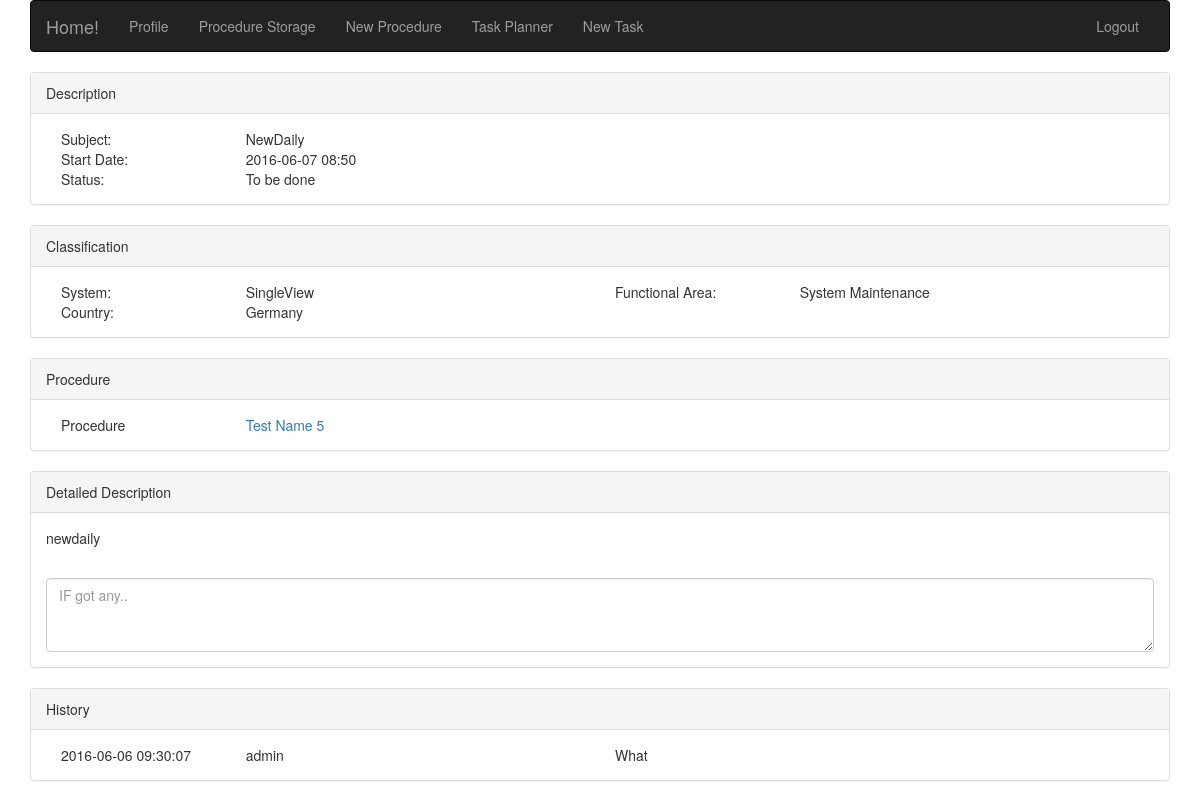
Page /task.php?taskid=29 (signed in) on the committed database.
### tables this page shows
CREATE TABLE IF NOT EXISTS `tasklist` (
  `tasklistid` int(11) NOT NULL,
  `taskid` int(11) NOT NULL,
  `taskname` varchar(250) NOT NULL,
  `tlistfulldate` date NOT NULL,
  `tlisttime` time NOT NULL,
  `tlistsystem` int(11) NOT NULL,
  `tlistcountry` int(11) NOT NULL,
  `tlistfuncarea` int(11) NOT NULL,
  `tliststate` int(11) NOT NULL,
  `tlistprocedure` int(11) NOT NULL,
  `tlistdescription` text NOT NULL,
  `tlistcreatedate` datetime NOT NULL,
  `tlistcreatename` varchar(20) NOT NULL,
  `tlistcreatestate` int(11) NOT NULL
);

CREATE TABLE IF NOT EXISTS `taskstate` (
  `taskstateid` int(11) NOT NULL,
  `taskstate` varchar(50) NOT NULL
);

CREATE TABLE IF NOT EXISTS `classsystem` (
  `ClassSysID` int(11) NOT NULL,
  `ClassSysName` varchar(50) NOT NULL
);

CREATE TABLE IF NOT EXISTS `classfuncarea` (
  `ClassFuncID` int(11) NOT NULL,
  `ClassFuncName` varchar(50) NOT NULL
);

CREATE TABLE IF NOT EXISTS `classcountry` (
  `ClassCountryID` int(11) NOT NULL,
  `ClassCountryName` varchar(50) NOT NULL,
  `ClassCountryPic` blob NOT NULL
);

CREATE TABLE IF NOT EXISTS `procedures` (
  `ProcID` int(11) NOT NULL,
  `ProcTitle` varchar(250) NOT NULL,
  `ProcSystem` int(11) NOT NULL,
  `ProcCountry` int(11) NOT NULL,
  `ProcFuncArea` int(11) NOT NULL,
  `ProcDescript` text NOT NULL,
  `ProcDependecies` text NOT NULL,
  `ProcAccess` text NOT NULL,
  `ProcDescription` text NOT NULL,
  `ProcTroubleshooting` text NOT NULL,
  `ProcImpact` text NOT NULL
);

### adds/queries.php (called while the page is built, shortened)
<?php
	$link = mysqli_connect(DB_HOST, DB_USER, DB_PASS, DB_NAME)or die("Cannot Connect");
    function selectTask($taskid){
        global $link;
        $sql="SELECT
                TL.taskname,
                CONCAT(TL.tlistfulldate,'  ', TIME_FORMAT(TL.tlisttime, '%H:%i')),
                TS.taskstate,
                CS.ClassSysName,
                CF.classfuncname,
                CC.ClassCountryName,
                P.proctitle,
                TL.tlistprocedure,
                TL.tlistdescription,
                TL.tlistcreatedate,
                TL.tlistcreatename
                FROM tasklist TL, classcountry CC, classfuncarea CF, classsystem CS, taskstate TS, procedures P
                WHERE
                    TL.tlistsystem = CS.classsysid
                    AND
                    TL.tlistcountry = CC.classcountryid
                    AND
                    TL.tlistfuncarea = CF.classfuncid
                    AND
                    TL.tliststate = TS.taskstateid
                    AND
                    TL.tlistprocedure = P.procid
                    AND
                    TL.tasklistid = '$taskid'";
            if (mysqli_query($link, $sql)) {
                    return(mysqli_fetch_all($link->query($sql)));
                } else {
                    echo "Error: " . $sql . "<br>" . mysqli_error($link);
                }
    }
?>

### task.php (the view, shortened to what this page needs)
<html lang="en">
<head>
	<link rel="stylesheet" type="text/css" href="/root/PS/css/bootstrap.css">
	<link rel="stylesheet" type="text/css" href="/root/PS/css/my_style.css">
	<?php $taskid = $_GET['taskid']; ?>
</head>
<body>
	<?php
        include_once('./adds/queries.php');
    ?>
    <div class="container">
    	<?php include_once('navigation.php');
    		$selectTask = selectTask($taskid);
    		foreach ($selectTask as $key => $selectTaskItem) {
    			$taskname = $selectTaskItem[0];
    			$taskstartdate = $selectTaskItem[1];
    			$taskstate = $selectTaskItem[2];
    			$tasksystem = $selectTaskItem[3];
    			$taskfuncarea = $selectTaskItem[4];
    			$taskcountry = $selectTaskItem[5];
    			$taskproctitle = $selectTaskItem[6];
    			$taskprocid = $selectTaskItem[7];
    			$taskdescription = $selectTaskItem[8];
    			$taskcreatedate = $selectTaskItem[9];
    			$taskcreatename = $selectTaskItem[10];
    		}
    	?>
    	<div class="panel panel-default">
    		<div class="panel-heading">Description</div>
    		<div class="panel-body">
    			<div class="col-sm-2">Subject: </div>
    			<div class="col-sm-10"><?php echo $taskname ?></div>
    			<div class="col-sm-2">Start Date: </div>
    			<siv class="col-sm-10"><?php echo $taskstartdate ?></siv>
    			<div class="col-sm-2">Status:  </div>
    			<siv class="col-sm-10"><?php echo $taskstate ?></siv>
    		</div>
    	</div>
    	<div class="panel panel-default">
    		<div class="panel-heading">Classification</div>
    		<div class="panel-body">
    			<div class="col-sm-2">System: </div>
    			<div class="col-sm-4"><?php echo $tasksystem ?></div>
    			<div class="col-sm-2">Functional Area: </div>
    			<div class="col-sm-4"><?php echo $taskfuncarea ?></div>
    			<div class="col-sm-2">Country: </div>
    			<div class="col-sm-10"><?php echo $taskcountry ?></div>
    		</div>
    	</div>
    	<div class="panel panel-default">
    		<div class="panel-heading">Procedure</div>
    		<div class="panel-body">
    			<div class="col-sm-2">Procedure</div>
    			<div class="col-sm-10"><?php echo '<a href="procedure.php?procID='.$taskprocid.'&procName='.$taskproctitle.'" target="_blank">'.$taskproctitle.'</a>' ?></div>
    		</div>
    	</div>
    	<div class="panel panel-default">
    		<div class="panel-heading">Detailed Description</div>
    		<div class="panel-body"><?php echo $taskdescription ?></div>
    		<div class="panel-body">
    			<textarea class="form-control" rows="3" placeholder="IF got any.."></textarea>
    		</div>
    	</div>
    	<div class="panel panel-default">
    		<div class="panel-heading">History</div>
    		<div class="panel-body">
    			<div class="col-sm-2"><?php echo $taskcreatedate ?></div>
    			<div class="col-sm-4"><?php echo $taskcreatename ?></div>
    			<div class="col-sm-4">What</div>
    		</div>
    	</div>
    </div>
</body>
</html>

### navigation.php (shortened to what this page needs)
<nav class="navbar navbar-inverse">
	<div class="container-fluid">
		<div class="navbar-header">
			<a class="navbar-brand" href="/root/PS/index.php">Home!</a>
		</div>
		<div class="collapse navbar-collapse" id="bs-example-navbar-collapse-9">
			<ul class="nav navbar-nav">
				<?php if(ISSET($_SESSION['myusername'])){ ?>
				<li class="<?php echo ($_SERVER['PHP_SELF'] == '/root/PS/profile.php' ? ' active' : '');?>"><a href="/root/PS/profile.php">Profile</a></li>
				<?php } ?>
				<li class="<?php echo ($_SERVER['PHP_SELF'] == '/root/PS/procedure_list.php' ? ' active' : '');?>"><a href="/root/PS/procedure_list.php">Procedure Storage</a></li>
				<li class="<?php echo ($_SERVER['PHP_SELF'] == '/root/PS/new_proc.php' ? ' active' : '');?>"><a href="/root/PS/new_proc.php">New Procedure</a></li>
				<li class="<?php echo ($_SERVER['PHP_SELF'] == '/root/PS/showtasks.php' ? ' active' : '');?>"><a href="/root/PS/showtasks.php">Task Planner</a></li>
				<li class="<?php echo ($_SERVER['PHP_SELF'] == '/root/PS/new_task.php' ? ' active' : '');?>"><a href="/root/PS/new_task.php">New Task</a></li>
			</ul>
			<ul class="nav navbar-nav navbar-right">
				<?php
					if(empty($_SESSION['myusername']) || empty($_SESSION['mypassword'])){
				?>
						<li data-toggle="modal" data-target="#myModal"><a href="#">Login</a></li>
				<?php
					}else{
				?>
						<li><a href="/root/PS/logout.php">Logout</a></li>
				<?php
					}
				?>
			</ul>
		</div>
	</div>
</nav>

### css/my_style.css (style rules this page uses)
html { overflow-y: scroll !important; }

### rows in the picture
tasklist: taskname "NewDaily", taskstate.taskstate "To be done", classsystem.ClassSysName "SingleView", classfuncarea.ClassFuncName "System Maintenance", classcountry.ClassCountryName "Germany", procedures.ProcTitle "Test Name 5", tlistdescription "newdaily", tlistcreatedate "2016-06-06 09:30:07", tlistcreatename "admin"

### other values in the picture
$taskstartdate "2016-06-07 08:50"
